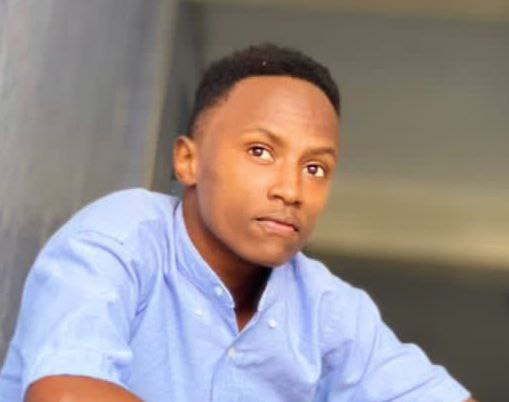
#> input picture train_data/image1.jpg, 509 x 402 px
$ jupyter execute face_detector.ipynb   (text cells are left out)
#> lines starting #> are read from the running program, lines starting #| are printed output that depends on the picture
[cell 1]
# Import libraries
import os
import cv2
import numpy as np
from sklearn.neighbors import KNeighborsClassifier
import pickle

[cell 2]
# Define paths
DATA_DIR = "./train_data"
MODEL_FILE = "face_recognition_model.pkl"

[cell 3]
# Preprocess images
def preprocess_images():
    if not os.path.exists(DATA_DIR):
        print(f"Error: Data directory '{DATA_DIR}' does not exist.")
        return []

    face_cascade = cv2.CascadeClassifier(cv2.data.haarcascades + "haarcascade_frontalface_default.xml")
    X, y = [], []

    for idx, filename in enumerate(os.listdir(DATA_DIR)):
        if filename.endswith(".jpg") or filename.endswith(".png"):
            img_path = os.path.join(DATA_DIR, filename)
            img = cv2.imread(img_path)
#> img is the input picture: shape (402, 509, 3); mean B, G, R 140.1, 140.4, 149.8
            gray = cv2.cvtColor(img, cv2.COLOR_BGR2GRAY)
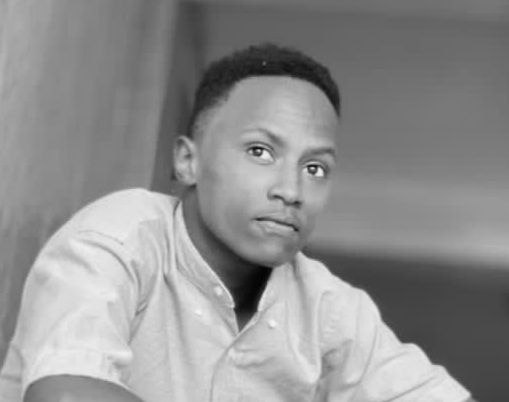
#> gray: shape (402, 509); min 1, max 244, mean 143.2
            faces = face_cascade.detectMultiScale(gray, scaleFactor=1.1, minNeighbors=5, minSize=(30, 30))
#> faces = [[200, 90, 174, 174]]

            for (x, y_, w, h) in faces:
                face = gray[y_:y_ + h, x:x + w]
                face_resized = cv2.resize(face, (100, 100))  # Resize to consistent size
                X.append(face_resized.flatten())
                y.append(1)  # Label all faces as "1" for matching
#> this loop made 1 pass
#> pass 1, in preprocess_images, `face = gray[y_:y_ + h, x:x + w]`:
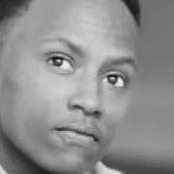
#> face: shape (174, 174); min 15, max 239, mean 142.6
#> after the loop, X = 1 item; y = [1]
#> pass 2 of the loop in preprocess_images, `for idx, filename in enumerate(os.listdir(DATA_DIR)):`:
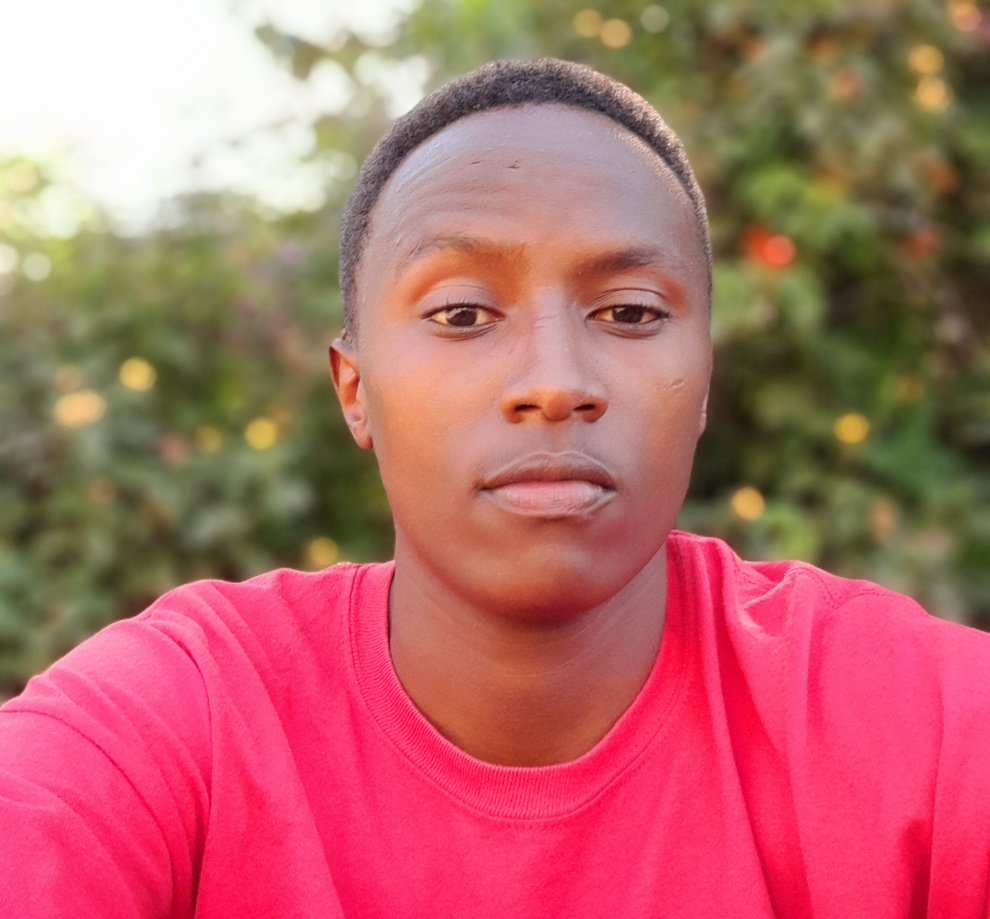
#> input picture train_data/image10.jpg, 1980 x 1838 px (shown at 1/2 size)
#> in preprocess_images, img is the input picture: shape (1838, 1980, 3); mean B, G, R 105.8, 105.7, 181.9
#> in preprocess_images, `gray = cv2.cvtColor(img, cv2.COLOR_BGR2GRAY)`:
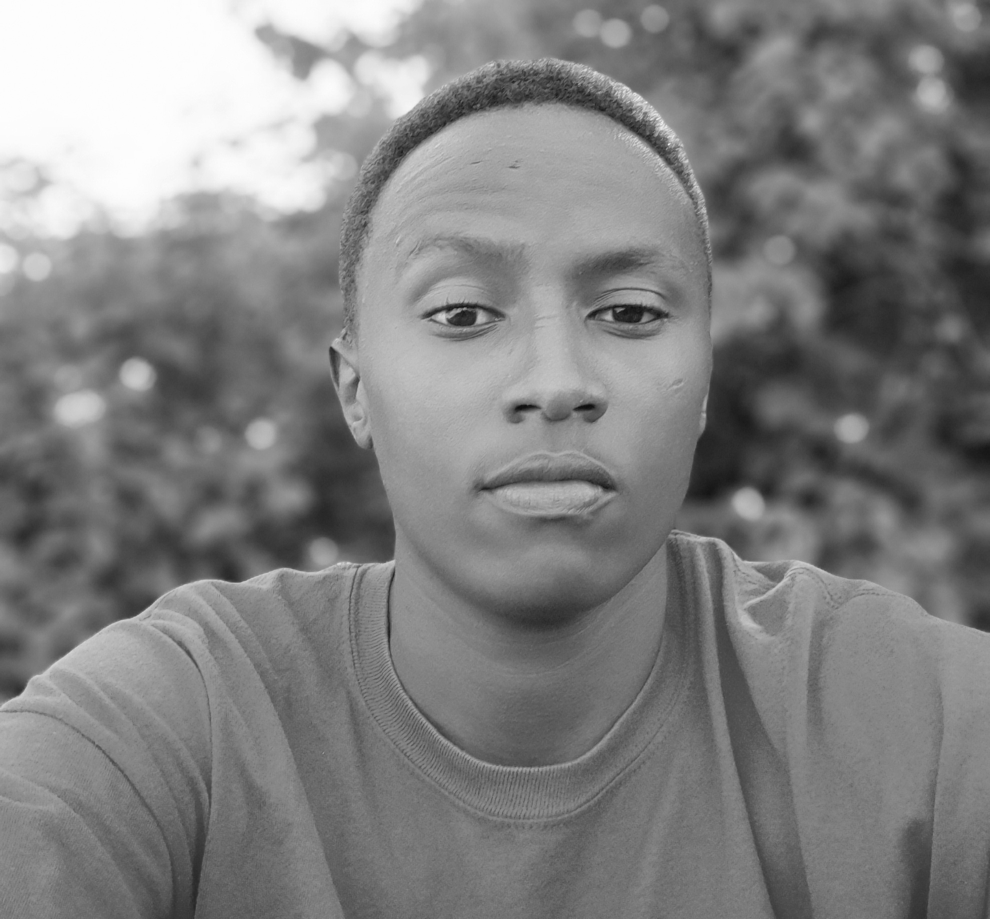
#> gray: shape (1838, 1980) (shown at 1/2 size); min 12, max 254, mean 128.5
#> in preprocess_images, `faces = face_cascade.detectMultiScale(gray, scaleFactor=1.1, minNeighb..`: faces = [[644, 257, 901, 901]]
#> the loop in preprocess_images, `for (x, y_, w, h) in faces:` made 1 pass
#> pass 1, in preprocess_images, `face_resized = cv2.resize(face, (100, 100))`:
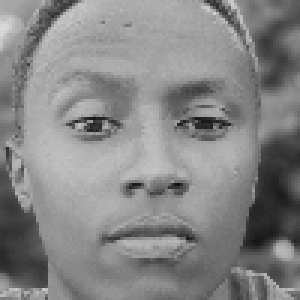
#> face_resized: shape (100, 100) (shown 3 times larger); min 15, max 219, mean 133.6
#> after the loop in preprocess_images, `for (x, y_, w, h) in faces:`: X = 2 items; y = [1, 1]
#> pass 3 of the loop in preprocess_images, `for idx, filename in enumerate(os.listdir(DATA_DIR)):`:
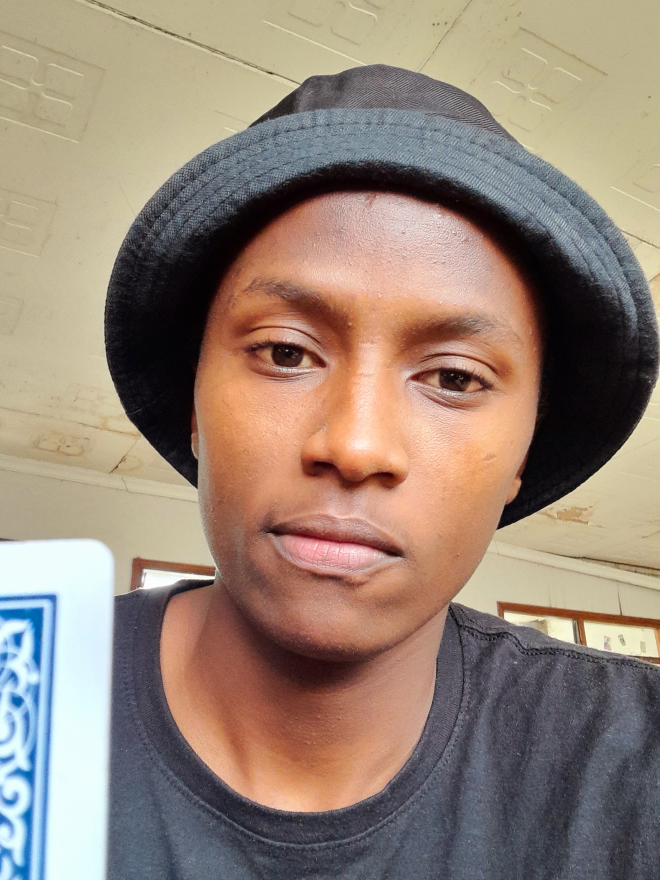
#> input picture train_data/image11.jpg, 1980 x 2640 px (shown at 1/3 size)
#> in preprocess_images, img is the input picture: shape (2640, 1980, 3); mean B, G, R 118.9, 132.6, 150.4
#> in preprocess_images, `gray = cv2.cvtColor(img, cv2.COLOR_BGR2GRAY)`:
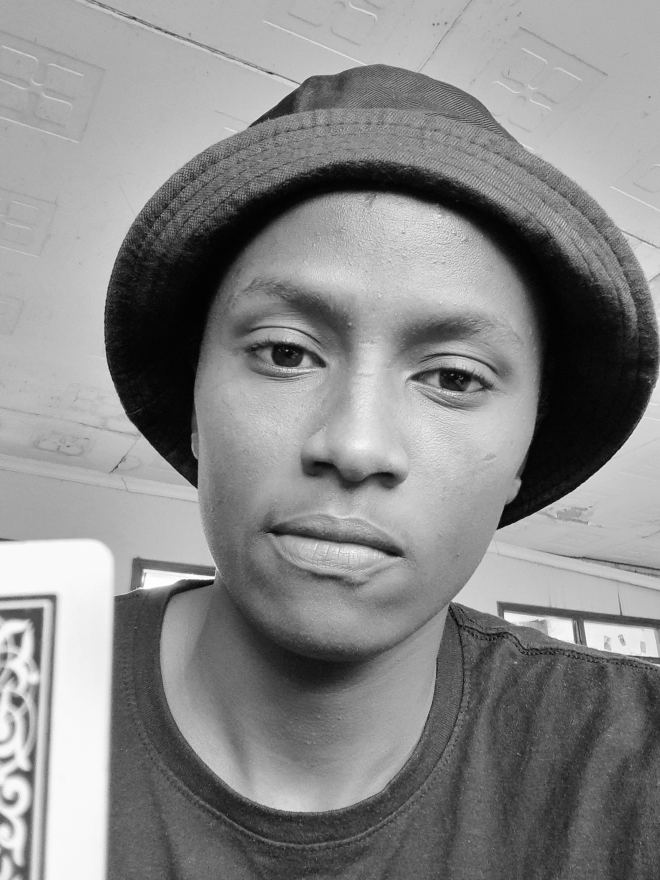
#> gray: shape (2640, 1980) (shown at 1/3 size); min 0, max 255, mean 136.3
#> in preprocess_images, `faces = face_cascade.detectMultiScale(gray, scaleFactor=1.1, minNeighb..`: faces = [[1413, 2199, 63, 63], [1402, 2227, 80, 80], [1513, 2428, 156, 156], [489, 585, 1220, 1220]]
#> the loop in preprocess_images, `for (x, y_, w, h) in faces:` made 4 passes
#> after the loop in preprocess_images, `for (x, y_, w, h) in faces:`:
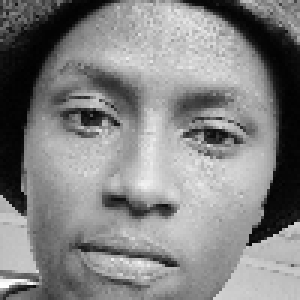
#> face_resized: shape (100, 100) (shown 3 times larger); min 1, max 253, mean 131
#> after the loop in preprocess_images, `for (x, y_, w, h) in faces:`: X = 6 items; y = [1, 1, 1, 1, 1, 1]
#> the loop made 4 passes; the first 3 are shown

    return np.array(X), np.array(y)

[cell 4]
# Train the face recognition model
def train_model():
    X, y = preprocess_images()
    if len(X) == 0:
        print("No images processed for training.")
        return

    knn = KNeighborsClassifier(n_neighbors=3)
    knn.fit(X, y)

    with open(MODEL_FILE, "wb") as f:
        pickle.dump(knn, f)

    print("Model trained and saved.")

[cell 5]
# Capture image and perform recognition.
def capture_and_recognize():
    if not os.path.exists(MODEL_FILE):
        print("Error: Model file does not exist. Train the model first.")
        return

    with open(MODEL_FILE, "rb") as f:
        knn = pickle.load(f)

    face_cascade = cv2.CascadeClassifier(cv2.data.haarcascades + "haarcascade_frontalface_default.xml")
    cap = cv2.VideoCapture(0)

    print("Press 'c' to capture your image.")

    while True:
        ret, frame = cap.read()
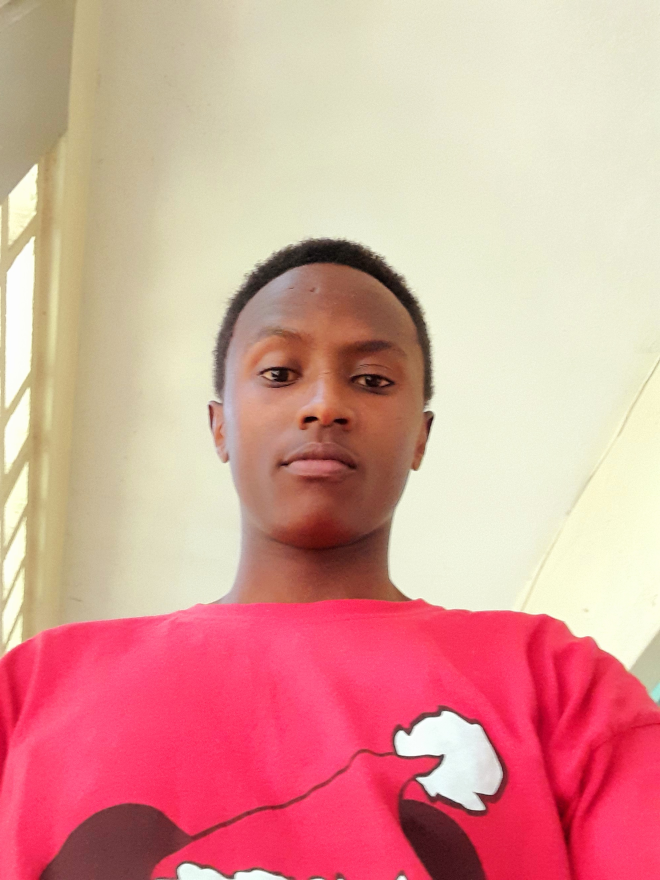
#> input picture train_data/image13.jpg, 1980 x 2640 px, given in place of the camera (shown at 1/3 size)
#> frame is the input picture: shape (2640, 1980, 3); mean B, G, R 152.5, 159.8, 218.9
        gray = cv2.cvtColor(frame, cv2.COLOR_BGR2GRAY)
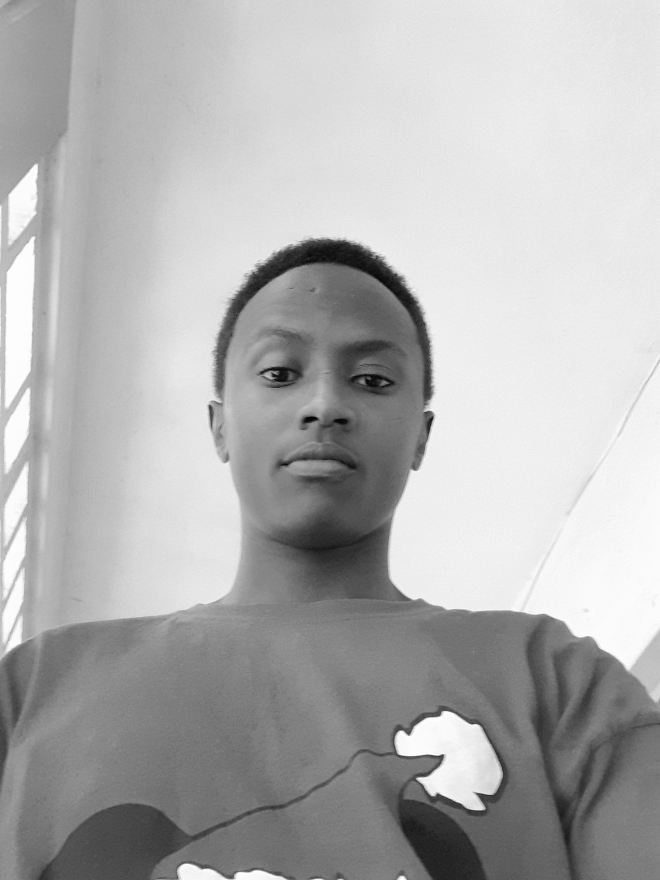
#> gray: shape (2640, 1980) (shown at 1/3 size); min 2, max 255, mean 176.6
        faces = face_cascade.detectMultiScale(gray, scaleFactor=1.1, minNeighbors=5, minSize=(30, 30))
#> faces = [[611, 828, 731, 731]]

        for (x, y, w, h) in faces:
            cv2.rectangle(frame, (x, y), (x + w, y + h), (255, 0, 0), 2)
#> this loop made 1 pass

        cv2.imshow("Face Detection", frame)

        key = cv2.waitKey(1) & 0xFF
#> (key q is pressed here)
        if key == ord('c'):
            if len(faces) == 0:
                print("No face detected. Try again.")
            else:
                for (x, y, w, h) in faces:
                    face = gray[y:y + h, x:x + w]
                    face_resized = cv2.resize(face, (100, 100)).flatten()
                    prediction = knn.predict([face_resized])[0]

                    if prediction == 1:
                        print("Face match found : Hello Sam!")
                    else:
                        print("No match found : Hello, Stranger!")

                break

        elif key == ord('q'):
            break

    cap.release()
    cv2.destroyAllWindows()
